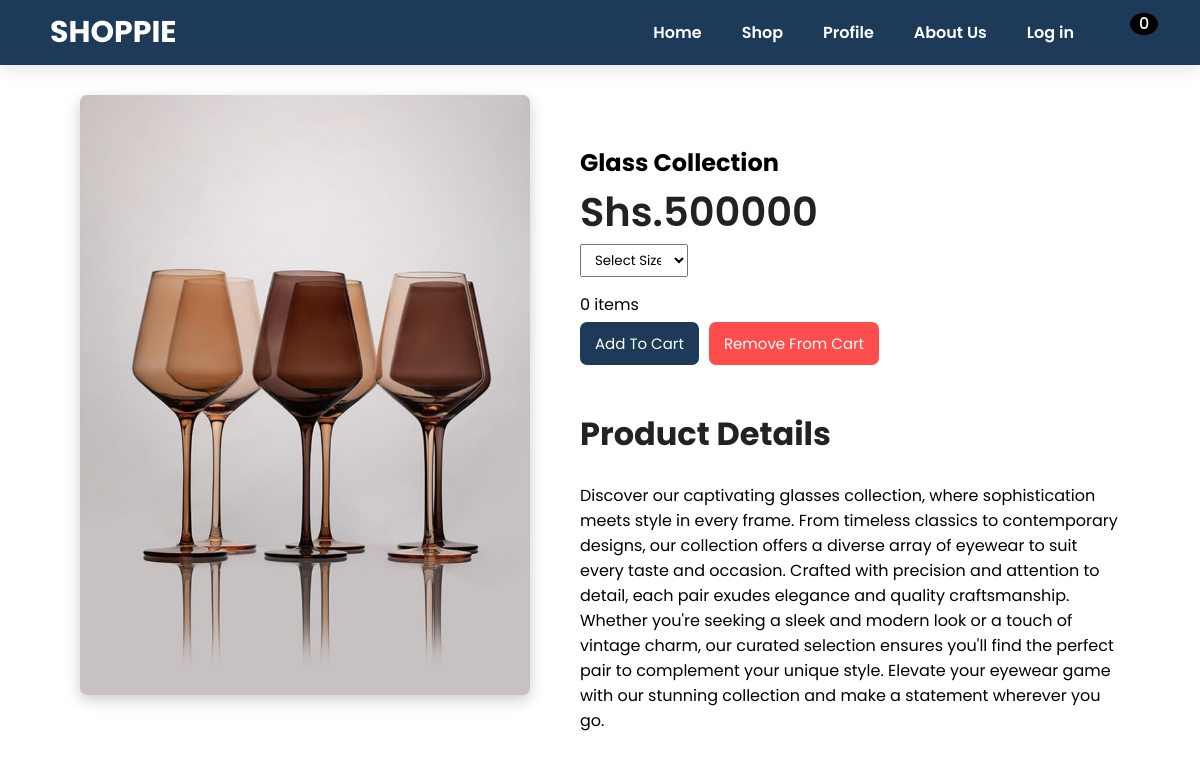
The page /product-view/86 on the database its author committed.
### shop/models.py (models this page shows, shortened)
class Product(models.Model):
    name = models.CharField(max_length=100)
    description = models.TextField(null=True, blank=True)
    owner = models.ForeignKey(Business, on_delete=models.CASCADE, null=True)  # Link to Business model
    price = models.DecimalField(max_digits=12, decimal_places=2)
    digital = models.BooleanField(default=False)
    image = models.ImageField(null=True, blank=True, max_length=500)
    category = models.ForeignKey(
        Category, on_delete=models.SET_NULL, null=True, blank=True
    )
    rating = models.DecimalField(default=0.0, decimal_places=1, max_digits=3)
    @property
    def imageurl(self):
        try:
            url = self.image.url
        except:
            url = ""
        return url

### shop/views.py (the view)
# urls.py: path('product-view/<int:id>', viewProduct, name="view-product"),
def viewProduct(request, id):
    product = Product.objects.filter(id=id).first()
    data = cartData(request)
    if request.user.is_authenticated:
        try:
            quantity = OrderItem.objects.filter(product=product).first().quantity
        except:
            quantity = 0
    else:
        quantity = 0
        try:
            for item in data["items"]:
                if item['product']['id'] == id:
                    quantity = item['quantity']
        except:
            pass
    cartItems = data["cartItems"]
    context = {"product": product, "cartItems": cartItems, "title":"PRODUCT", "quantity": quantity}
    return render(request, "shop/product.html", context)

### shop/utilities.py (called while the page is built, shortened)
def cookieCart(request):
    try:
        cart = json.loads(request.COOKIES["cart"])
    except:
        cart = {}
    items = []
    order = {"get_cart_total": 0, "get_cart_items": 0}
    cartItems = order["get_cart_items"]
    return {"cartItems": cartItems, "items": items, "order": order}

def cartData(request):
    if request.user.is_authenticated:
        customer = request.user
        order = Order.objects.filter(customer=customer, complete=False).first()
        if order == None:
            order = Order.objects.create(customer=customer, complete=False)
        items = order.orderitem_set.all()
        cartItems = order.get_cart_items
    else:
        cookieData = cookieCart(request)
        cartItems = cookieData["cartItems"]
        order = cookieData["order"]
        items = cookieData["items"]
    return {"cartItems": cartItems, "items": items, "order": order}

### shop/templates/shop/product.html (shortened to what this page needs)
{% extends 'shop/main.html' %} {% block content %}
<a href="{%  url 'shop' %}" class="stb-link">Back to Shop</a>
<section id="product" class="section-p1">
  <div class="product-image">
    <img src="{{ product.imageurl }}" alt="product image" />
  </div>
  <div class="details">
    <h6>{{ product.name }}</h6>
    <h2>Shs.{{ product.price|floatformat:0 }}</h2>
    <select>
      <option value="">Select Size</option>
    </select>
    <span>{{ quantity }} items</span>
    <div class="buttons">
      <button
        href="#"
        class="update-cart cart-btn a"
        data-product="{{ product.id }}"
        data-action="add"
      >
        Add To Cart
      </button>
      <button
        href="#"
        class="update-cart cart-btn r"
        data-product="{{ product.id }}"
        data-action="remove"
      >
        Remove From Cart
      </button>
    </div>
    <h4>Product Details</h4>
    <span>{{ product.description }}</span>
  </div>
</section>
{% endblock content %}

### static/css/main.css (style rules this page uses)
* { margin: 0; padding: 0; box-sizing: border-box; font-family:"Poppins"; }
body { overflow-x: hidden; }
html { scroll-behavior: smooth; }
h2 { font-size: 46px; line-height: 54px; color: #222; }
h4 { font-size: 20px; color: #222; }
h6 { font-weight: 700; font-size: 12px; }
.section-p1 { padding: 40px 80px; }

### static/css/product.css (style rules this page uses)
#product { display:flex; flex-direction: row; gap:50px; }
.product-image img { width: 450px; height: 600px; object-fit: cover; border-radius:7px; box-shadow:0px 5px 15px rgba(0,0,0,0.2); }
#product .details { display:flex; flex-direction: column; width:100%; padding-top:50px; gap:5px; }
#product .details h4 { padding: 40px 0 20px 0; font-size:2rem; }
#product .details h2 { font-size: 2.5rem; font-weight: 600; }
#product .details h6 { font-size:1.5rem; }
#product .details select { display:block; padding:5px 10px; margin-bottom:10px; width: 20%; }
.stb-link, .cart-btn { display:block; padding:10px 15px; background-color: #fff; color: black; font-size: 15px; text-align:center; border:1px solid #1d3a58; cursor:pointer; transition: all 0.3s ease; width:fit-content; border-radius: 7px; }
.stb-link { text-decoration: none; margin:10px 0 0 10px; }
.buttons { display:flex; gap:10px; flex-direction: row; }
.a { background-color: #1d3a58; color:white; border:none; }
.r { background-color: #ff4d4d; color:white; border:none; }

### rows shown on the page
Product: imageurl (picture), name "Glass Collection", price "500000", description "Discover our captivating glasses collection, where sophistication meets style in every frame. From timeless classics to contemporary designs, our collection offers a diverse array of eyewear to suit every taste and occasion. Crafted with precision and attention to detail, each pair exudes elegance and quality craftsmanship. Whether you're seeking a sleek and modern look or a touch of vintage charm, our curated selection ensures you'll find the perfect pair to complement your unique style. Elevate your eyewear game with our stunning collection and make a statement wherever you go."

### other values the page prints
{{ cartItems }} "0"
{{ quantity }} "0"
